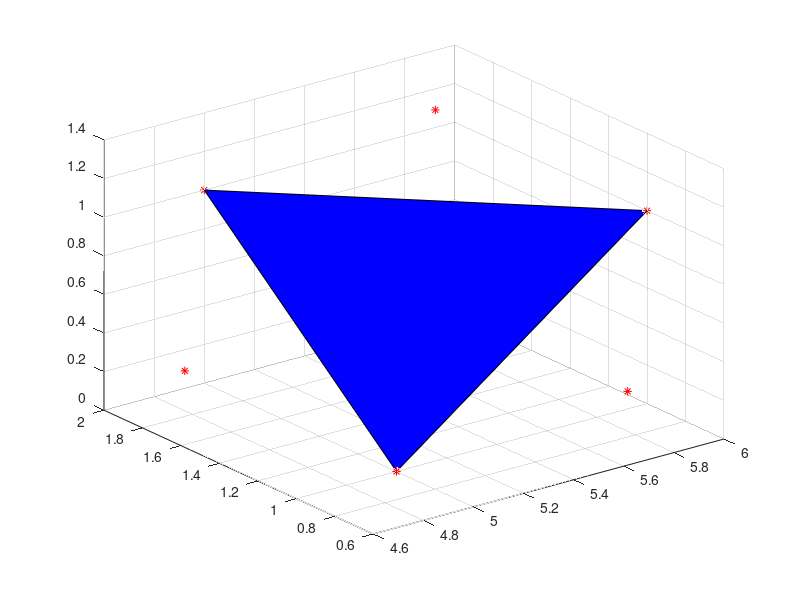

Write MATLAB code to recreate this figure.
% #####
% Homework 2 Problem 2
% Tyler Estes
% Utkarsh Wani
% #####

%% p2

verts = [5, 1, 0, 1;
    5, 1, 2, 1;
    6, 1, 1, 1;
    4, 1, 1, 1;
    5, 0, 1, 1;
    5, 2, 1, 1]; % vertices

% verts = [5, 1, 0, 1;
%     6, 1, 1, 1;
%     5, 2, 1, 1]; % vertices

% translate V1 to origin
tx1 = -5; ty1 = -1; tz1 = 0;
T1 = [1, 0, 0, 0;
    0, 1, 0, 0;
    0, 0, 1, 0;
    tx1, ty1, tz1, 1];

% rotate V3 to x-axis (rotation is about y-axis)
th2 = 45; % degs
T2 = [cosd(th2), 0, -sind(th2), 0;
    0, 1, 0, 0;
    sind(th2), 0, cosd(th2), 0;
    0, 0, 0, 1];

% rotate V6 to x-z plane (rotation is about x-axis)
th3 = (90-atand(1/sqrt(2)/1)); % degs
T3 = [1, 0, 0, 0;
    0, cosd(th3), sind(th3), 0;
    0, -sind(th3), cosd(th3), 0;
    0, 0, 0, 1];

% calculate transformed vertices
vertsTrans = verts*T1*T2*T3;
% project onto x-z plane (drop y aka second column)
projXZ = vertsTrans; projXZ(:, 2) = zeros(length(projXZ), 1);
% calculate the inverse transforms back to original coordinate axes
projV1V3V6 = projXZ*inv(T3)*inv(T2)*inv(T1);

figure()
plot3(projV1V3V6(:, 1), projV1V3V6(:, 2), projV1V3V6(:, 3), 'r*'), hold on % projected points
patch(verts([1, 3, 6], 1), verts([1, 3, 6], 2), verts([1, 3, 6], 3), 'blue'), hold off % plane of V1, V3, V6
grid on
